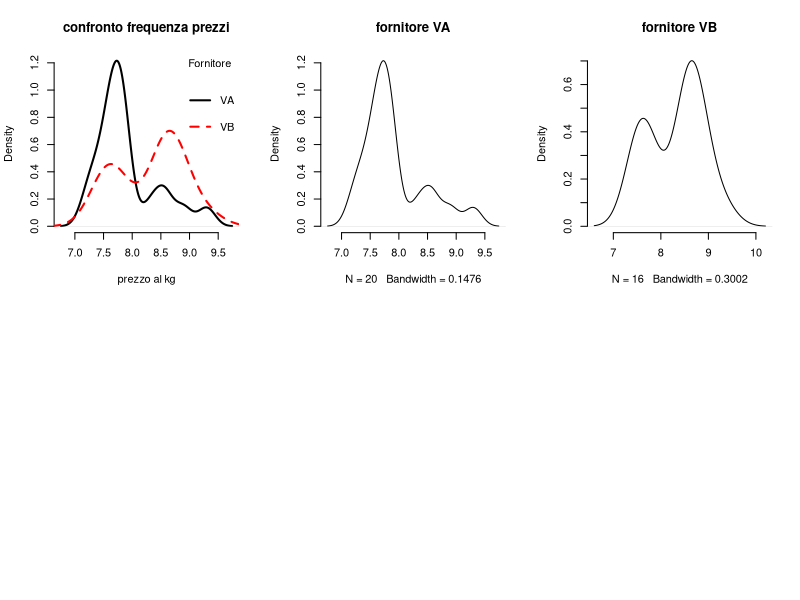

Reproduce this figure in R.

##################################################################
# t-test vanAllC
##################################################################

my.data <- read.csv("vanAllC.csv", sep=",") # carico file csv

data1 <- my.data$price.mo[my.data$vendor==unique(my.data$vendor)[1]] 
data2 <- my.data$price.mo[my.data$vendor==unique(my.data$vendor)[2]]

# inserisco in v1 e v2 il nome del fornitore
v1 = unique(my.data$vendor)[1]; v2 = unique(my.data$vendor)[2]

testResult <- t.test(data1,data2) # il t.test con i parametri di default è sufficiente
testResult

# creiamo un histogram density plot dei prezzi per il fornitore VA 
# e uno per il fornitore VB così da poterli confrontare per frequenza
par(mfrow=c(2,3))
plot(density(data1), main="confronto frequenza prezzi", xlab="prezzo al kg", bty="n", lwd=2)
lines(density(data2), col="red", lty=2, lwd=2)
legend("topright", c(paste(v1),paste(v2)), title="Fornitore", cex = 1, y.intersp=2,
   col=c("black","red"), lty=1:2, lwd=2, bty="n") 

plot(density(data1), main=paste("fornitore", v1), bty="n")
plot(density(data2), main=paste("fornitore", v2), bty="n")


